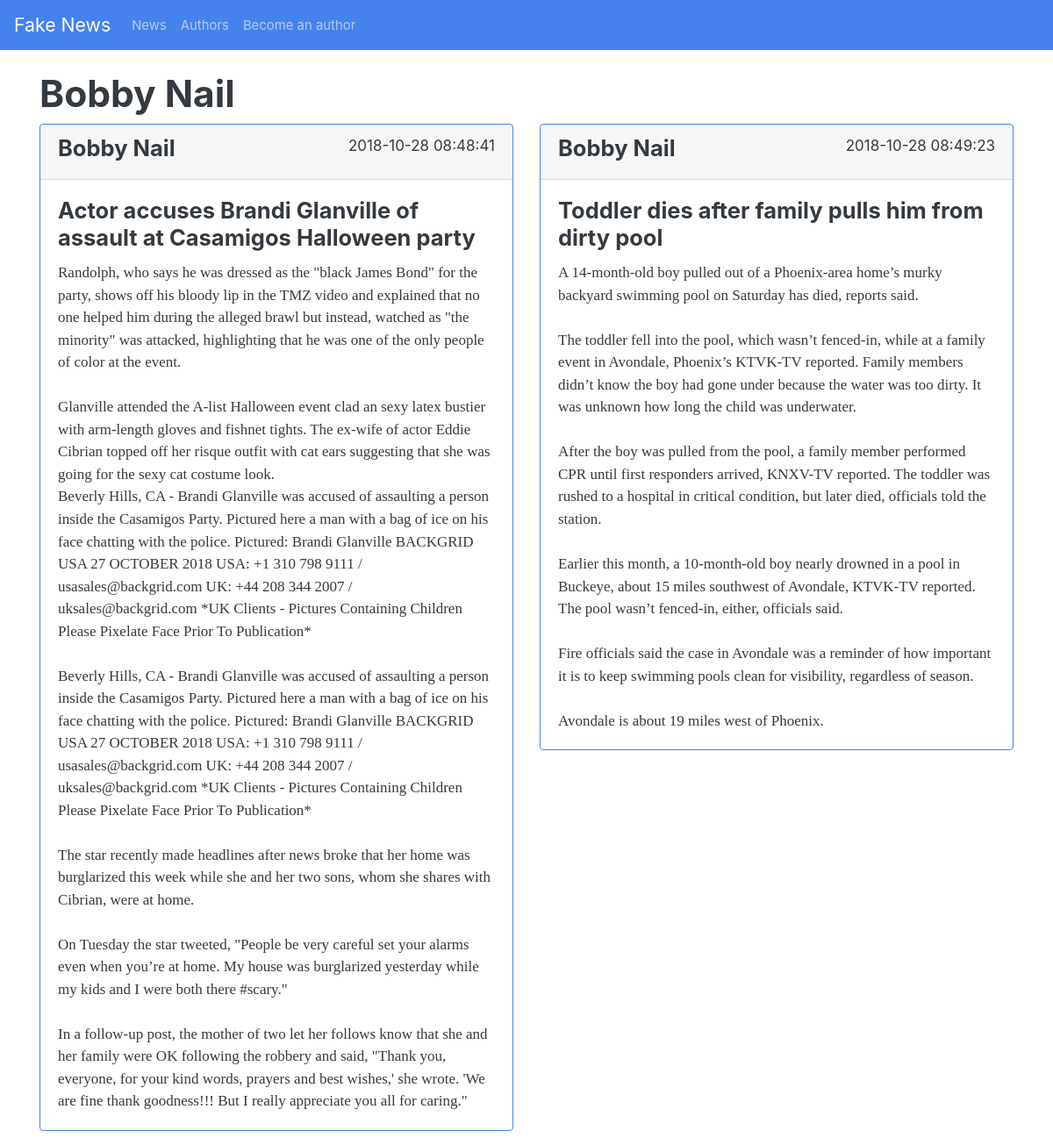
Screenshot of /author.php?id=15 with the database file from the repository.
### tables this page shows
CREATE TABLE authors (
                id INTEGER PRIMARY KEY AUTOINCREMENT,
                name TEXT NOT NULL,
                email TEXT NOT NULL,
                password TEXT NOT NULL,
                date TIMESTAMP NOT NULL DEFAULT CURRENT_TIMESTAMP
                );

CREATE TABLE news (
                id INTEGER PRIMARY KEY AUTOINCREMENT,
                title TEXT NOT NULL,
                content TEXT NOT NULL,
                author INTEGER,
                likes INTEGER NOT NULL,
                date TIMESTAMP NOT NULL DEFAULT CURRENT_TIMESTAMP,
                FOREIGN KEY (id) REFERENCES authors(id)
                );

### author.php (called while the page is built, shortened)
<?php
require_once $_SERVER['DOCUMENT_ROOT'].'/database/db.php';
$title = 'Author';
$db = new ConnectToDatabase;
$query = 'SELECT * FROM authors JOIN news ON authors.id = news.author WHERE authors.id=:id ORDER BY date';
$params = [
    ':id' => $_GET['id']
];
$results = $db->getData($query, $params);
if($results){
    $title = $results[0]['name'];
}else{
    $title = 'No posts from this user.';
}
require_once $_SERVER['DOCUMENT_ROOT'].'/components/head.php';
require_once $_SERVER['DOCUMENT_ROOT'].'/components/nav.php';
require_once $_SERVER['DOCUMENT_ROOT'].'/content/author.php';
require_once $_SERVER['DOCUMENT_ROOT'].'/components/footer.php';

### database/db.php (called while the page is built, shortened)
<?php
class ConnectToDatabase
{
    private $pdo;
    public function __construct()
    {
        $this->fileName = $_SERVER['DOCUMENT_ROOT'].'/database/fake-news.db';
        $dsn = "sqlite:$this->fileName";
        $this->pdo = new PDO($dsn);
        $this->pdo->setAttribute(PDO::ATTR_ERRMODE,
                            PDO::ERRMODE_EXCEPTION);
        $this->pdo->exec('CREATE TABLE IF NOT EXISTS authors (
                id INTEGER PRIMARY KEY AUTOINCREMENT,
                name TEXT NOT NULL,
                email TEXT NOT NULL,
                password TEXT NOT NULL,
                date TIMESTAMP NOT NULL DEFAULT CURRENT_TIMESTAMP
                );');
        $this->pdo->exec('CREATE TABLE IF NOT EXISTS news (
                id INTEGER PRIMARY KEY AUTOINCREMENT,
                title TEXT NOT NULL,
                content TEXT NOT NULL,
                author INTEGER,
                likes INTEGER NOT NULL,
                date TIMESTAMP NOT NULL DEFAULT CURRENT_TIMESTAMP,
                FOREIGN KEY (id) REFERENCES authors(id)
                );');
    }
    public function getData(string $query, ?array $params = []): array
    {
        $sth = $this->pdo->prepare($query);
        $sth->execute($params);
        return $sth->fetchAll(PDO::FETCH_ASSOC);
    }
}

### content/author.php (the view)
<main>
    <div class="container mt-4">
        <div class="row">
            <div class="col">
                <h1><?=$title?></h1>
            </div>
        </div>
        <div class="row">
            <?php foreach ($results as $result): ?>
                <div class="col-md-12 col-lg-6">
                    <div class="card border-primary mb-3">
                        <div class="card-header">
                            <div class="row">
                                <div class="col"><h4><?= $result['name']; ?></h4></div>
                                <div class="col d-flex justify-content-end"><?= $result['date']; ?></div>
                            </div>
                        </div>
                        <div class="card-body">
                            <h4 class="card-title">
                                <?= $result['title']; ?>
                            </h4>
                            <p class="card-text">
                                <?= $result['content']; ?>
                            </p>
                        </div>
                    </div>
                </div>
            <?php endforeach;?>
        </div>
    </div>
</main>

### rows the page displays
authors: name "Bobby Nail"
news: authors.name "Bobby Nail", date "2018-10-28 08:48:41", title "Actor accuses Brandi Glanville of assault at Casamigos Halloween party", content "Randolph, who says he was dressed as the \"black James Bond\" for the party, shows off his bloody lip in the TMZ video and explained that no one helped him during the alleged brawl but instead, watched as \"the minority\" was attacked, highlighting that he was one of the only people of color at the event. Glanville attended the A-list Halloween event clad an sexy latex bustier with arm-length gloves and fishnet tights. The ex-wife of actor Eddie Cibrian topped off her risque outfit with cat ears suggesting that she was going for the sexy cat costume look. Beverly Hills, CA - Brandi Glanville was accused of assaulting a person inside the Casamigos Party. Pictured here a man with a bag of ice on…"
news: authors.name "Bobby Nail", date "2018-10-28 08:49:23", title "Toddler dies after family pulls him from dirty pool", content "A 14-month-old boy pulled out of a Phoenix-area home’s murky backyard swimming pool on Saturday has died, reports said. The toddler fell into the pool, which wasn’t fenced-in, while at a family event in Avondale, Phoenix’s KTVK-TV reported. Family members didn’t know the boy had gone under because the water was too dirty. It was unknown how long the child was underwater. After the boy was pulled from the pool, a family member performed CPR until first responders arrived, KNXV-TV reported. The toddler was rushed to a hospital in critical condition, but later died, officials told the station. Earlier this month, a 10-month-old boy nearly drowned in a pool in Buckeye, about 15 miles southwest…"
